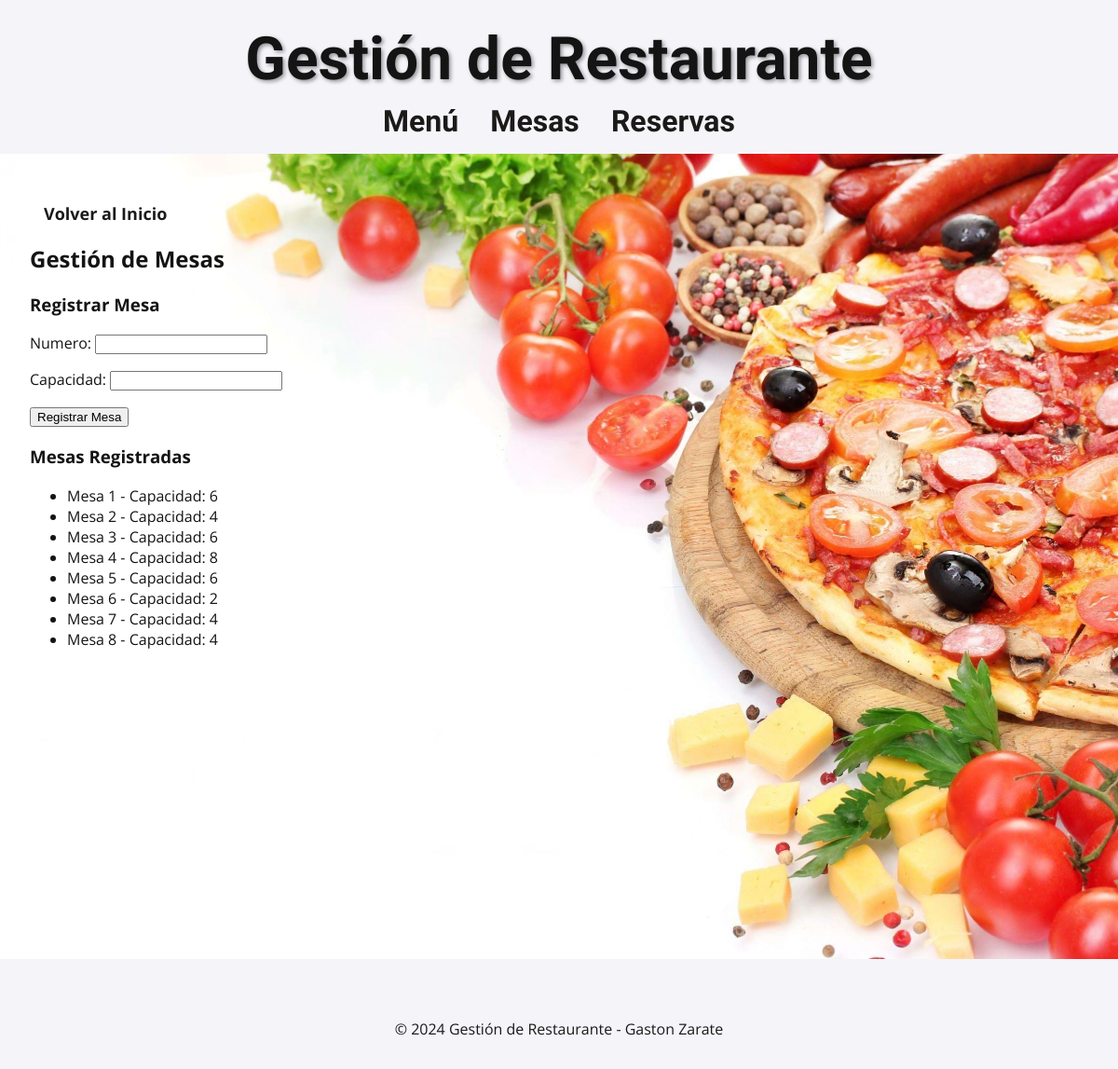
The app's page /mesas/ with its own data.
### restaurant/models.py (models this page shows, shortened)
class Mesa(models.Model):
    numero = models.PositiveIntegerField(unique=True)
    capacidad = models.PositiveIntegerField()

### restaurant/views.py (the view)
# urls.py: path('mesas/', mesas, name='mesas'),
def mesas(request):
    if request.method == 'POST':
        form = MesaForm(request.POST)
        if form.is_valid():
            form.save()
            return redirect('mesas')
    else:
        form = MesaForm()
    mesas = Mesa.objects.all().order_by('numero')
    return render(request, 'restaurant/mesas.html', {'form': form, 'mesas': mesas})

### restaurant/forms.py (shortened to what this page needs)
class MesaForm(forms.ModelForm):
    class Meta:
        model = Mesa
        fields = ['numero', 'capacidad']

### restaurant/templates/restaurant/mesas.html (shortened to what this page needs)
{% extends 'restaurant/base.html' %}
{% load static %}
{% block content %}
<h3>
    <a class="volver" href="/">Volver al Inicio</a>
</h3>
<h2>Gestión de Mesas</h2>
<form method="POST">
    <h3>Registrar Mesa</h3>
    {{ form.as_p }}
    <button type="submit">Registrar Mesa</button>
</form>
<h3>Mesas Registradas</h3>
<ul>
    {% for mesa in mesas %}
    <li>Mesa {{ mesa.numero }} - Capacidad: {{ mesa.capacidad }}</li>
    {% endfor %}
</ul>
{% endblock %}

### restaurant/static/css/base.css (style rules this page uses)
body { font-family: 'Open Sans', sans-serif; background-color: #f4f4f9; color: #141414; margin: 0; padding: 0; }
.volver { color: #1b1a19; transition: color 0.3s ease; text-decoration: none; margin: 0 15px; font-size: 18px; font-weight: bold; }

### records on screen
Mesa: numero "1", capacidad "6"
Mesa: numero "2", capacidad "4"
Mesa: numero "3", capacidad "6"
Mesa: numero "4", capacidad "8"
Mesa: numero "5", capacidad "6"
Mesa: numero "6", capacidad "2"
Mesa: numero "7", capacidad "4"
Mesa: numero "8", capacidad "4"
